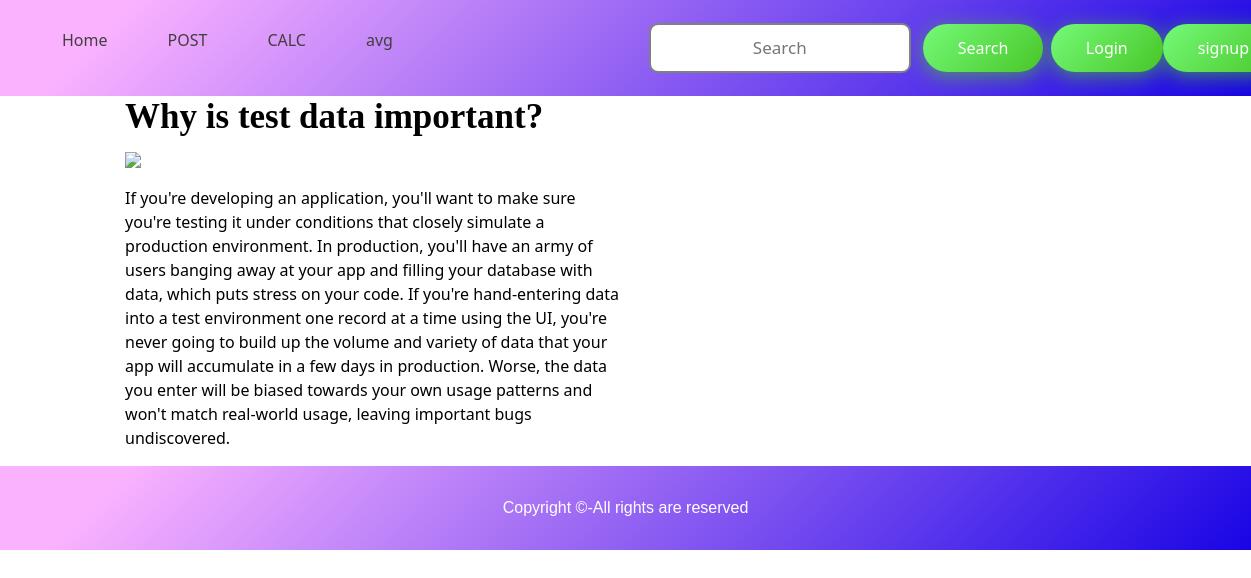
Page /detailpage/why-is-test-data-important on the committed database.
### service2/models.py (models this page shows)
class service(models.Model):
    service_title = models.CharField(max_length=50)
    service_desc = HTMLField()
    image_field = models.FileField(upload_to="new/", max_length=250,null=True,default=None)
    slug_name = AutoSlugField(populate_from='service_title',unique=True,default=None,null=True)

### project_2/views.py (the view)
# urls.py: path('detailpage/<slug>', views.detailpage,name="detailpage"),
def detailpage(request,slug):
    detail = service.objects.get(slug_name=slug)
    send_mail(
        'testing mail',
        'hello there smit here',
        settings.EMAIL_HOST_USER,
        ['smitrajani28@gmail.com'],
        fail_silently=False
    )
    return render(request,"details.html",{'detail' : detail})

### templates/details.html
{% extends "base.html" %}
{% block content %}
    <div class="box-main">
        <div class="firstHalf">
            <h1 class="text-big" id="web">
                {{detail.service_title}}
            </h1>
            <div class=" col-lg-6">
                <img src="/media/{{detail.image_field}}"/>
            </div>
            <div class="col-lg-6">
                <p class="text-small">
                    {{detail.service_desc | safe}}
                </p>
            </div>
        </div>
    </div>
{% endblock content %}

### static/css/styles.css (style rules this page uses)
* { margin: 0; padding: 0; }
.box-main { display: flex; justify-content: center; align-items: center; color: black; max-width: 80%; margin: auto; height: 80%; }
.text-big { font-family: 'Piazzolla', serif; font-weight: bold; font-size: 35px; }
.text-small { font-size: 18px; }

### rows in the picture
service: service_title "Why is test data important?", service_desc "If you're developing an application, you'll want to make sure you're testing it under conditions that closely simulate a production environment. In production, you'll have an army of users banging away at your app and filling your database with data, which puts stress on your code. If you're hand-entering data into a test environment one record at a time using the UI, you're never going to build up the volume and variety of data that your app will accumulate in a few days in production. Worse, the data you enter will be biased towards your own usage patterns and won't match real-world usage, leaving important bugs undiscovered."
